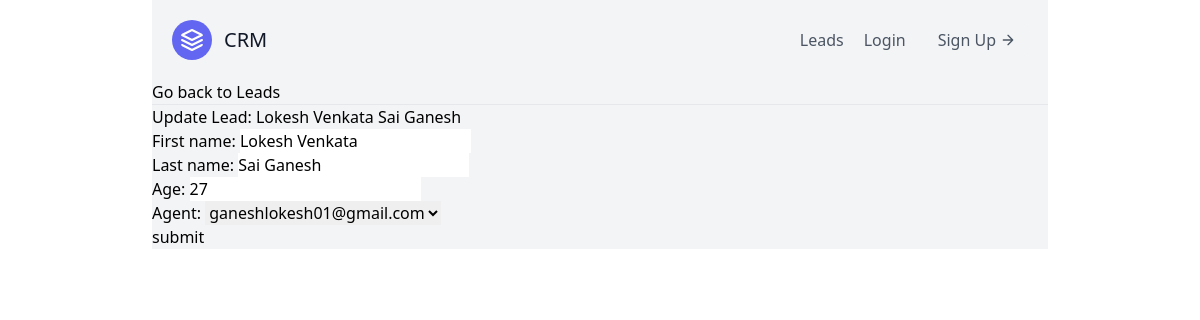
Page /leads/6/update/ on the committed database.
### leads/models.py (models this page shows, shortened)
class LEAD(models.Model):
    first_name = models.CharField(max_length=20)
    last_name = models.CharField(max_length=20)
    age = models.IntegerField(default=0)
    agent = models.ForeignKey("Agent", on_delete=models.CASCADE)

### leads/views.py (the view)
# urls.py: path('<int:pk>/update/', lead_update, name="update-lead"),
def lead_update(request, pk):
    lead = LEAD.objects.get(id=pk)
    form = LeadModelForm(instance=lead)
    if request.method == "POST":
        print("Receiving Post Request")
        form = LeadModelForm(request.POST, instance=lead)
        if form.is_valid():
            form.save()
            return redirect("/leads")
    context = {
        "form": form,
        "lead": lead
    }
    return render(request, "leads/lead_update.html", context)

### leads/forms.py
class LeadModelForm(forms.ModelForm):
    class Meta:
        model = LEAD
        fields = (
            'first_name',
            'last_name',
            'age',
            'agent',
        )

### leads/models.py (called while the page is built)
    def __str__(self) -> str:
        return self.user.email

### templates/leads/lead_update.html (shortened to what this page needs)
{% extends "base.html" %}
{% block content %}
    <a href="{% url 'leads:lead-list' %}">Go back to Leads</a>
    <hr>
    <h1>Update Lead: {{ lead.first_name }} {{ lead.last_name }}</h1>
    <form  method="post">
        {{ form.as_p }}
        <button type="submit">submit</button>
    </form>
{% endblock content %}

### rows in the picture
LEAD: first_name "Lokesh Venkata", last_name "Sai Ganesh", age "27", agent "ganeshlokesh01@gmail.com"
